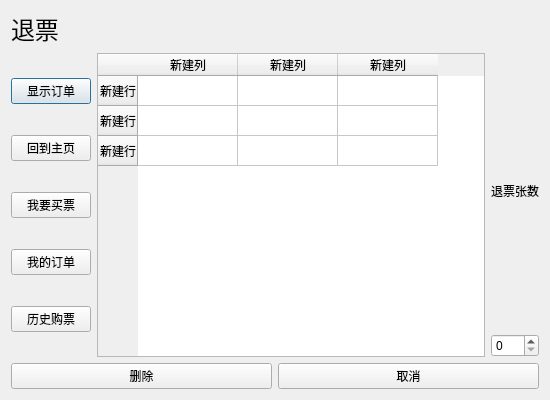
<?xml version="1.0" encoding="UTF-8"?>
<ui version="4.0">
 <class>userreturn</class>
 <widget class="QDialog" name="userreturn">
  <property name="geometry">
   <rect>
    <x>0</x>
    <y>0</y>
    <width>550</width>
    <height>400</height>
   </rect>
  </property>
  <property name="windowTitle">
   <string>Dialog</string>
  </property>
  <layout class="QVBoxLayout" name="verticalLayout_3">
   <item>
    <widget class="QLabel" name="label">
     <property name="font">
      <font>
       <family>微软雅黑 Light</family>
       <pointsize>18</pointsize>
      </font>
     </property>
     <property name="text">
      <string>退票</string>
     </property>
    </widget>
   </item>
   <item>
    <layout class="QHBoxLayout" name="horizontalLayout">
     <item>
      <layout class="QVBoxLayout" name="verticalLayout">
       <item>
        <widget class="QPushButton" name="show_order">
         <property name="text">
          <string>显示订单</string>
         </property>
        </widget>
       </item>
       <item>
        <widget class="QPushButton" name="pushButton">
         <property name="text">
          <string>回到主页</string>
         </property>
        </widget>
       </item>
       <item>
        <widget class="QPushButton" name="pushButton_2">
         <property name="text">
          <string>我要买票</string>
         </property>
        </widget>
       </item>
       <item>
        <widget class="QPushButton" name="pushButton_4">
         <property name="text">
          <string>我的订单</string>
         </property>
        </widget>
       </item>
       <item>
        <widget class="QPushButton" name="pushButton_3">
         <property name="text">
          <string>历史购票</string>
         </property>
        </widget>
       </item>
      </layout>
     </item>
     <item>
      <widget class="QTableWidget" name="tableWidget">
       <row>
        <property name="text">
         <string>新建行</string>
        </property>
       </row>
       <row>
        <property name="text">
         <string>新建行</string>
        </property>
       </row>
       <row>
        <property name="text">
         <string>新建行</string>
        </property>
       </row>
       <column>
        <property name="text">
         <string>新建列</string>
        </property>
       </column>
       <column>
        <property name="text">
         <string>新建列</string>
        </property>
       </column>
       <column>
        <property name="text">
         <string>新建列</string>
        </property>
       </column>
      </widget>
     </item>
     <item>
      <layout class="QVBoxLayout" name="verticalLayout_2">
       <item>
        <widget class="QLabel" name="label_2">
         <property name="text">
          <string>退票张数</string>
         </property>
        </widget>
       </item>
       <item>
        <widget class="QSpinBox" name="ticket_number"/>
       </item>
      </layout>
     </item>
    </layout>
   </item>
   <item>
    <layout class="QHBoxLayout" name="horizontalLayout_2">
     <item>
      <widget class="QPushButton" name="pushButton_5">
       <property name="text">
        <string>删除</string>
       </property>
      </widget>
     </item>
     <item>
      <widget class="QPushButton" name="pushButton_6">
       <property name="text">
        <string>取消</string>
       </property>
      </widget>
     </item>
    </layout>
   </item>
  </layout>
 </widget>
 <resources/>
 <connections/>
</ui>
